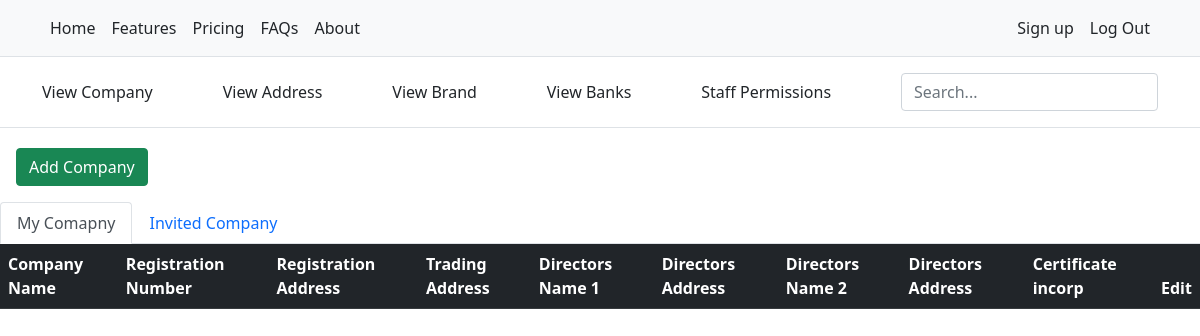
The app's page /company (signed in), older data.
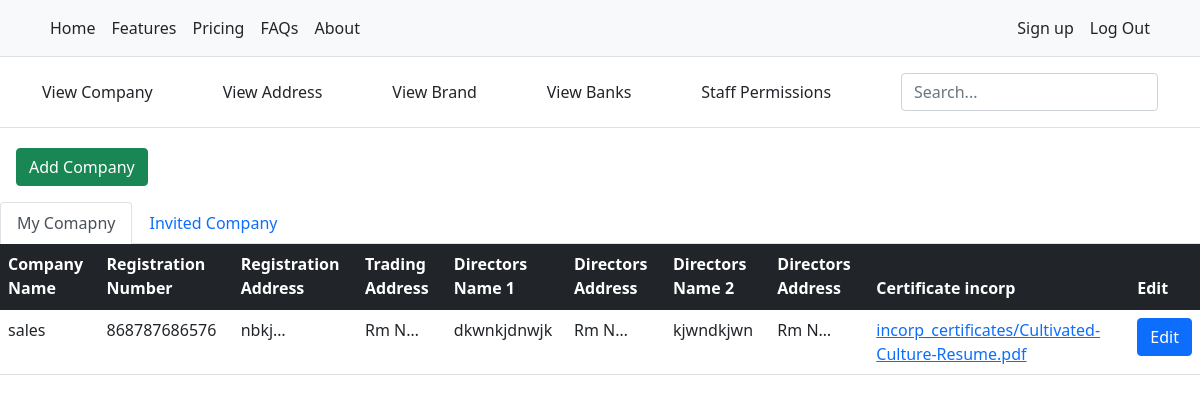
The same page, newer data.
### Business_Admin/models.py (models this page shows, shortened)
class Company(models.Model):
    business_admin = models.ForeignKey(User, on_delete=models.CASCADE, blank=True, null=True)
    name = models.CharField(max_length=200,blank=True, help_text='Enter Company Name')
    registration_number = models.BigIntegerField(blank=True, help_text='Enter company registration number')
    registered_address = models.ForeignKey(Address, on_delete=models.CASCADE, null=True, blank=True, related_name='reg_address', help_text="Select Registration Address")
    auth_code = models.BigIntegerField(blank=True, help_text='Enter Authentication Code')
    trading_address = models.ForeignKey(Address, on_delete=models.CASCADE, null=True, blank=True, related_name='trade_address', help_text="Select Trading Address")
    directors_name1 = models.CharField(max_length=100, blank=True, help_text='Enter Directore Name')
    director1_address = models.ForeignKey(Address, on_delete=models.CASCADE, null=True, blank=True, related_name='director_address', help_text="Select Director 1 Address")
    directors_name2 = models.CharField(max_length=100, blank=True, help_text='Enter Director name 2')
    director2_address = models.ForeignKey(Address, on_delete=models.CASCADE, null=True, blank=True, related_name='director_address2', help_text="Select Director 2 Address")
    certi_incorp = models.FileField(upload_to='incorp_certificates', blank=True, help_text='Upload a copy of certificate incorpation')

class Address(models.Model):
    user = models.ForeignKey('auth.user', on_delete=models.CASCADE, blank=True, null=True)
    street1 = models.CharField(max_length=200, help_text='Enter street address 1')
    street2 = models.CharField(max_length=200, blank=True, help_text='Enter street address 2')
    area = models.CharField(max_length=200, blank=True, help_text='Enter area')
    city = models.CharField(max_length=200, help_text='Enter city')
    state = models.CharField(max_length=200, help_text='Enter state')
    country = models.CharField(max_length=200, help_text='Enter country')
    registered_address = models.BooleanField(help_text='Click to select as registered address')
    trading_address = models.BooleanField(help_text='Click to select as trading address')
    directors_address = models.BooleanField(help_text='Click to select as director address')
    my_bank_address = models.BooleanField(help_text='Click to select as Bank address', blank=True, default=False)
    def __str__(self):
        return (self.street1+','+self.street2+'\n'+self.area+','+self.city+','+self.state+','+self.country)

### Business_Admin/views.py (the view, shortened to what this page needs)
# urls.py: path('company', login_required(CompanyView.as_view()), name='company_view'),
class CompanyView(View):
    def get(self, request):
        data = {
        'company' : Company.objects.filter(business_admin=request.user),
        'invited_company' : PermissionToStaff.objects.filter(to_staff=request.user),
        'address':Address.objects.filter(user=request.user)
        }
        return render(request, 'business_admin/company_view.html', data)

### Business_Admin/models.py (called while the page is built)
    def __str__(self) -> str:
        return self.name

    def __str__(self) -> str:
        return self.brand_name

    def __str__(self) -> str:
        return self.trade_mark

### templates/business_admin/company_view.html (shortened to what this page needs)
{% extends 'base/base.html' %}{% load static %}{% block title %}Company{% endblock %} {% block stylesheets %}{% endblock %} {% block container %} {% include 'business_admin/header2.html' %}
<div>
    <a href="/add_company" class="btn btn-success m-3">Add Company</a>
</div>
<div>
    <nav>
        <div class="nav nav-tabs" id="nav-tab" role="tablist">
            <button class="nav-link active" id="nav-home-tab" data-bs-toggle="tab" data-bs-target="#nav-home" type="button" role="tab" aria-controls="nav-home" aria-selected="true">My Comapny</button>
            <button class="nav-link" id="nav-profile-tab" data-bs-toggle="tab" data-bs-target="#nav-profile" type="button" role="tab" aria-controls="nav-profile" aria-selected="false">Invited Company</button>
        </div>
    </nav>
    <div class="tab-content" id="nav-tabContent">
        <div class="tab-pane fade show active" id="nav-home" role="tabpanel" aria-labelledby="nav-home-tab">
            <table class="table">
                <thead class="table-dark">
                    <tr>
                        <th>Company Name</th>
                        <th>Registration Number</th>
                        <th>Registration Address</th>
                        <th>Trading Address</th>
                        <th>Directors Name 1</th>
                        <th>Directors Address</th>
                        <th>Directors Name 2</th>
                        <th>Directors Address</th>
                        <th>Certificate incorp</th>
                        <th>Edit</th>
                    </tr>
                </thead>
                <tbody>
                    {% for i in company %}
                    <tr>
                        <td>{{i.name}}</td>
                        <td>{{i.registration_number}}</td>
                        <td>{{i.registered_address|truncatechars:5}}</td>
                        <td>{{i.trading_address|truncatechars:5}}</td>
                        <td>{{i.directors_name1}}</td>
                        <td>{{i.director1_address|truncatechars:5}}</td>
                        <td>{{i.directors_name2}}</td>
                        <td>{{i.director2_address|truncatechars:5}}</td>
                        <td><a href="{{i.certi_incorp.url}}">{{i.certi_incorp}}</a></td>
                        <td><button class="btn btn-primary" type="button" data-bs-toggle="offcanvas" data-bs-target="#offcanvasRight" aria-controls="offcanvasRight">Edit</button></td>
                    </tr>
                    {% endfor %}
                </tbody>
            </table>
        </div>
    </div>
</div>
{% endblock %} {% block javascripts %} {% endblock %}

Row changes from the older to the newer data that the page shows:
added Company: name "sales", registration_number "868787686576", registered_address "nbkj…", trading_address "Rm N…", directors_name1 "dkwnkjdnwjk", director1_address "Rm N…", directors_name2 "kjwndkjwn", director2_address "Rm N…", certi_incorp "incorp_certificates/Cultivated-Culture-Resume.pdf"
